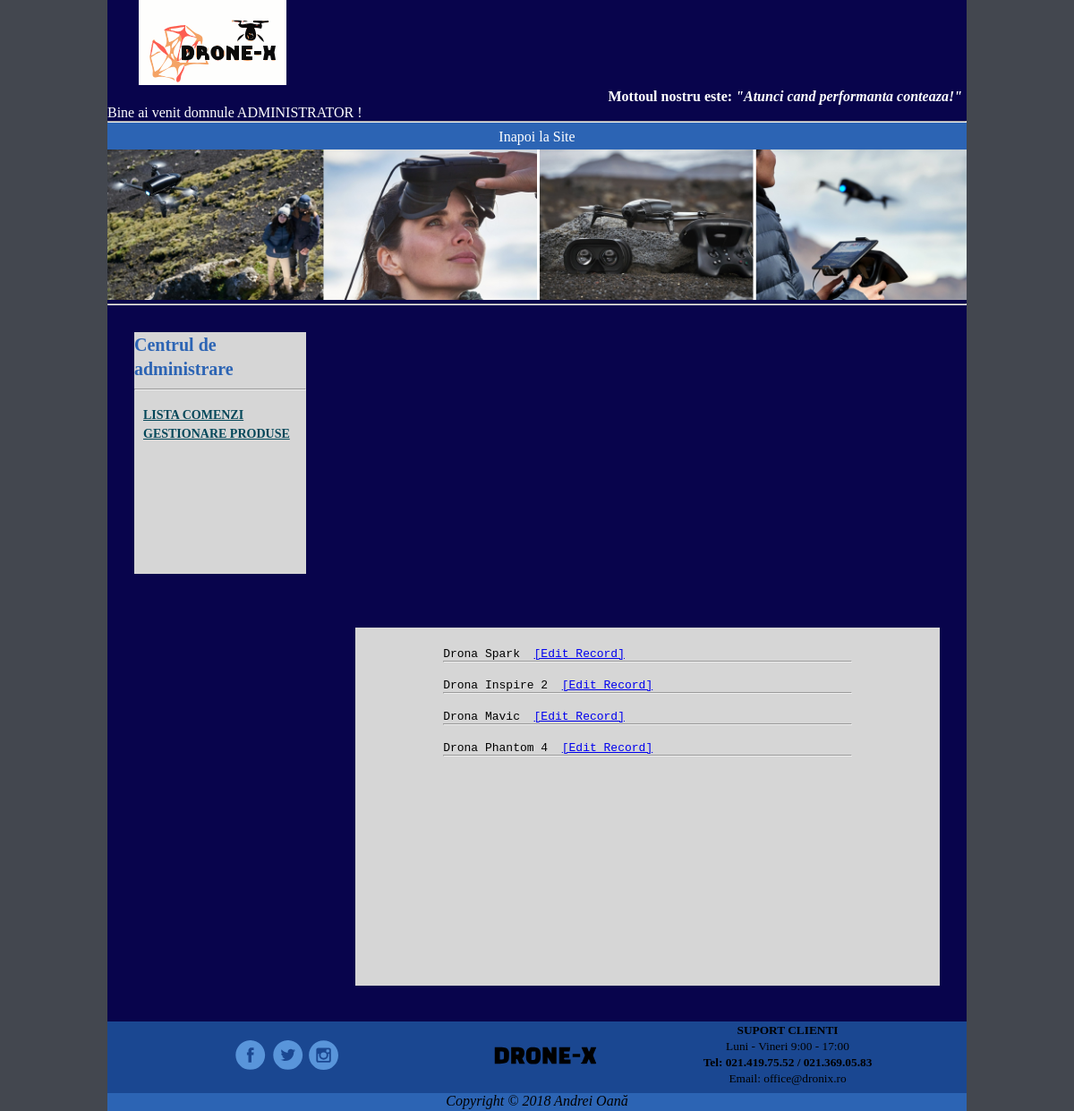
The page /admin-pg2.php (signed in) on the database its author committed.
### tables this page shows
CREATE TABLE IF NOT EXISTS `products` (
  `code` int(11) NOT NULL AUTO_INCREMENT,
  `title` varchar(255) NOT NULL,
  `description` text NOT NULL,
  `specs` text NOT NULL,
  `images` text NOT NULL,
  `type` varchar(50) DEFAULT NULL,
  `stock` int(5) DEFAULT NULL,
  `price` int(20) DEFAULT NULL,
  PRIMARY KEY (`code`),
  UNIQUE KEY `code` (`code`)
);

### include/administration-2.php (the view, shortened to what this page needs)
<?php
global $link;
$sql = "SELECT code, type, price, stock  FROM  products ";
if ($result = mysqli_query($link, $sql)) {
  if (mysqli_num_rows($result) > 0) {
    while ($row = mysqli_fetch_array($result)) {
    $code = $row['code'];
    $type = $row['type'];
    echo <<<HTML
      <div class="result__item">
        <br>
        <pre>Drona {$type}  <a href="admin-pg2.1.php?code={$code}">[Edit Record]</a></pre>
        <hr>
      </div>
HTML;
    }
  } else {
    echo 'Nu sunt intrari in baza de date.';
  }
} else {
  echo 'ERROR: Could not able to execute ' . $sql . mysqli_error($link);
}
?>

### css/style.css (style rules this page uses)
* { margin: 0px auto; padding: 0px; }
body { font-family: 'Times New Roman','Open Sans', sans-serif; background-color: #43474f; }

### rows shown on the page
products: type "Spark"
products: type "Inspire 2"
products: type "Mavic"
products: type "Phantom 4"
